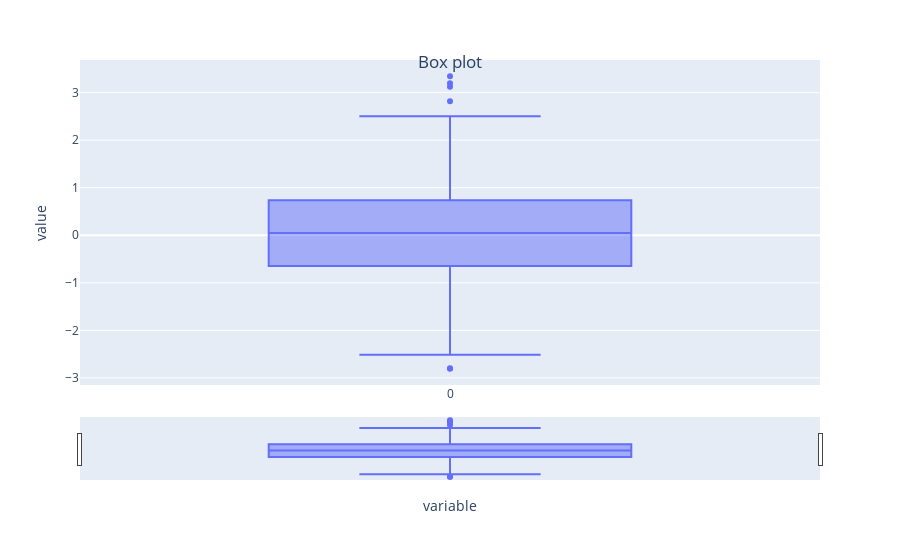

The notebook cell this image was saved under:
### Code cell
import plotly.graph_objects as go
import plotly.express as px


fig = px.box(data)
fig.update_xaxes(rangeslider_visible = True)
fig.update_layout(title='Box plot',title_x=0.5,title_y=0.9)
fig.show()

### Figure 1 — Plotly figure (JSON) as saved in the notebook; plotly's stock layout.template omitted (floating-point values rounded to 4 significant figures; data arrays with more than 128 entries replaced by an {"elided": "..."} marker saying what was removed)
{"data": [{"alignmentgroup": "True", "hovertemplate": "variable=%{x}<br>value=%{y}<extra></extra>", "legendgroup": "", "marker": {"color": "#636efa"}, "name": "", "notched": false, "offsetgroup": "", "orientation": "v", "showlegend": false, "type": "box", "x": {"elided": "1000 str values"}, "x0": " ", "xaxis": "x", "y": {"elided": "1000 float values"}, "y0": " ", "yaxis": "y"}], "layout": {"boxmode": "group", "legend": {"tracegroupgap": 0}, "margin": {"t": 60}, "title": {"text": "Box plot", "x": 0.5, "y": 0.9}, "xaxis": {"anchor": "y", "domain": [0, 1], "rangeslider": {"visible": true}, "title": {"text": "variable"}}, "yaxis": {"anchor": "x", "domain": [0, 1], "title": {"text": "value"}}}}
